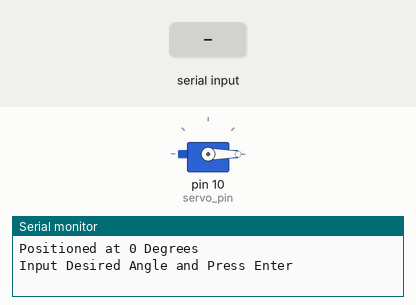
Recording of a sketch running on a simulated Arduino Uno, built with avr-gcc and run on an emulated ATmega328P. Parts: servo, the last lines printed to the serial monitor. Inputs (shaded band) come from the test bench.

Above: at 1.2 s.
1.3 s: "90,45\n" received over Serial
At 2.3 s:
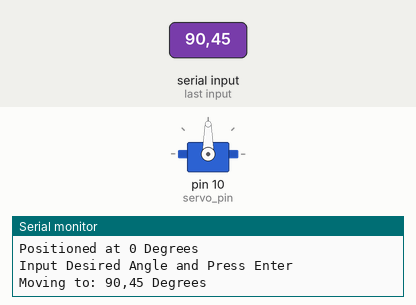
2.8 s: "200\n" received over Serial
At 3.4 s:
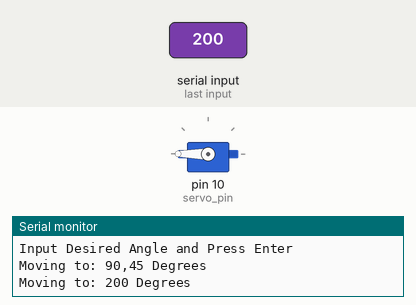
4.3 s: "30,150\n" received over Serial
At 4.7 s:
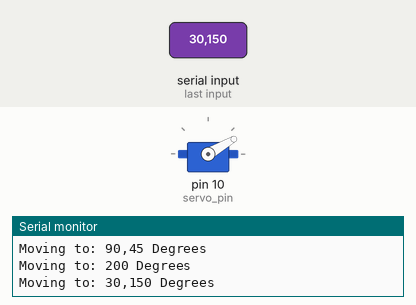
5.8 s: "90\n" received over Serial
At 6.9 s:
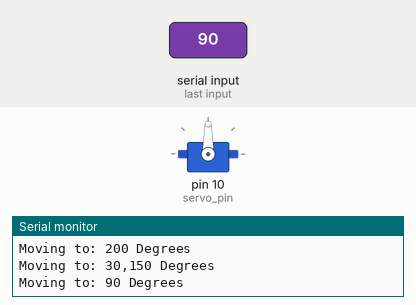
Timing chart, 0 to 8.3 s (numbered marks = the images above; inputs shaded):
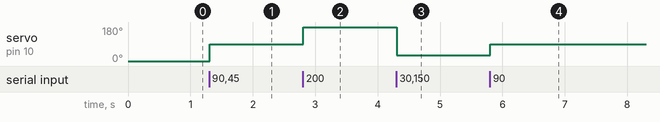

Measured:
- after the input at 1.3 s, servo on pin 10 (servo_pin): 0° → 90° at once
- after the input at 2.8 s, servo on pin 10 (servo_pin): 90° → 180° at once
- after the input at 4.3 s, servo on pin 10 (servo_pin): 180° → 30° at once
- after the input at 5.8 s, servo on pin 10 (servo_pin): 30° → 90° at once

The sketch:

servo-serial-control.ino
```cpp
#include <Arduino.h>
#include <Servo.h>

Servo servo_1;

int servo_pin = 10;
int pos = 0;

void setup() {
  servo_1.attach(servo_pin);
  servo_1.write(pos); // move servo to 0 degrees

  Serial.begin(9600);
  Serial.println("Positioned at 0 Degrees");
  Serial.println("Input Desired Angle and Press Enter");
}

void loop() {
  while (Serial.available()){

    String in_char = Serial.readStringUntil('\n');

    Serial.print("Moving to: ");
    Serial.print(in_char);
    Serial.println(" Degrees");
    servo_1.write(in_char.toInt());
    delay(in_char.toFloat()*(10.0/6.0));
  }
}
```
